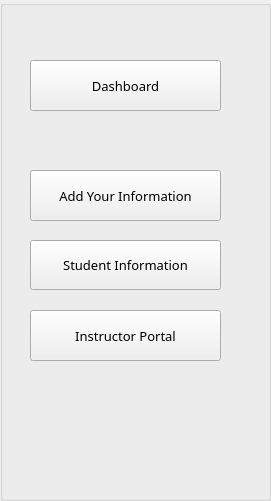
     <widget class="QGroupBox" name="studentPortalButtons">
      <property name="geometry">
       <rect>
        <x>0</x>
        <y>100</y>
        <width>271</width>
        <height>501</height>
       </rect>
      </property>
      <property name="styleSheet">
       <string notr="true"/>
      </property>
      <property name="title">
       <string/>
      </property>
      <widget class="QPushButton" name="addStudentButton">
       <property name="geometry">
        <rect>
         <x>30</x>
         <y>170</y>
         <width>191</width>
         <height>51</height>
        </rect>
       </property>
       <property name="font">
        <font>
         <family>Century Gothic</family>
         <pointsize>10</pointsize>
         <weight>50</weight>
         <italic>false</italic>
         <bold>false</bold>
        </font>
       </property>
       <property name="styleSheet">
        <string notr="true"/>
       </property>
       <property name="text">
        <string>Add Your Information</string>
       </property>
      </widget>
      <widget class="QPushButton" name="viewStudentButton">
       <property name="geometry">
        <rect>
         <x>30</x>
         <y>240</y>
         <width>191</width>
         <height>50</height>
        </rect>
       </property>
       <property name="font">
        <font>
         <family>Century Gothic</family>
         <pointsize>10</pointsize>
         <weight>50</weight>
         <italic>false</italic>
         <bold>false</bold>
        </font>
       </property>
       <property name="styleSheet">
        <string notr="true"/>
       </property>
       <property name="text">
        <string>Student Information</string>
       </property>
      </widget>
      <widget class="QPushButton" name="instructorPortalButton2">
       <property name="geometry">
        <rect>
         <x>30</x>
         <y>310</y>
         <width>191</width>
         <height>51</height>
        </rect>
       </property>
       <property name="font">
        <font>
         <family>Century Gothic</family>
         <pointsize>10</pointsize>
         <weight>50</weight>
         <italic>false</italic>
         <bold>false</bold>
        </font>
       </property>
       <property name="styleSheet">
        <string notr="true"/>
       </property>
       <property name="text">
        <string>Instructor Portal</string>
       </property>
      </widget>
      <widget class="QPushButton" name="studentDashboard">
       <property name="geometry">
        <rect>
         <x>30</x>
         <y>60</y>
         <width>191</width>
         <height>51</height>
        </rect>
       </property>
       <property name="font">
        <font>
         <family>Century Gothic</family>
         <pointsize>10</pointsize>
         <weight>50</weight>
         <italic>false</italic>
         <bold>false</bold>
        </font>
       </property>
       <property name="styleSheet">
        <string notr="true"/>
       </property>
       <property name="text">
        <string>Dashboard</string>
       </property>
      </widget>
     </widget>
